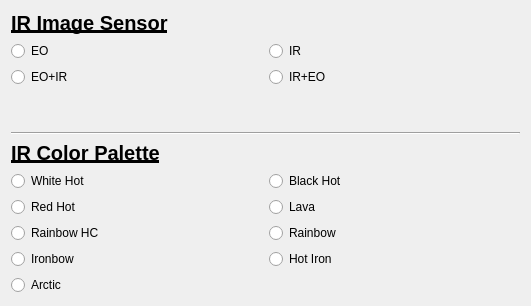
<?xml version="1.0" encoding="UTF-8"?>
<ui version="4.0">
 <class>Form</class>
 <widget class="QWidget" name="Form">
  <property name="geometry">
   <rect>
    <x>0</x>
    <y>0</y>
    <width>531</width>
    <height>306</height>
   </rect>
  </property>
  <property name="windowTitle">
   <string>IR 장비 설정</string>
  </property>
  <layout class="QGridLayout" name="gridLayout_4">
   <item row="0" column="0">
    <layout class="QGridLayout" name="gridLayout_3">
     <item row="2" column="0">
      <layout class="QGridLayout" name="gridLayout">
       <item row="1" column="1">
        <widget class="QRadioButton" name="radio_black_hot">
         <property name="text">
          <string>Black Hot</string>
         </property>
        </widget>
       </item>
       <item row="3" column="1">
        <widget class="QRadioButton" name="radio_rainbow">
         <property name="text">
          <string>Rainbow</string>
         </property>
        </widget>
       </item>
       <item row="4" column="1">
        <widget class="QRadioButton" name="radio_hot_iron">
         <property name="text">
          <string>Hot Iron</string>
         </property>
        </widget>
       </item>
       <item row="3" column="0">
        <widget class="QRadioButton" name="radio_rainbow_hc">
         <property name="text">
          <string>Rainbow HC</string>
         </property>
        </widget>
       </item>
       <item row="1" column="0">
        <widget class="QRadioButton" name="radio_white_hot">
         <property name="text">
          <string>White Hot</string>
         </property>
        </widget>
       </item>
       <item row="4" column="0">
        <widget class="QRadioButton" name="radio_ironbow">
         <property name="text">
          <string>Ironbow</string>
         </property>
        </widget>
       </item>
       <item row="2" column="1">
        <widget class="QRadioButton" name="radio_lava">
         <property name="text">
          <string>Lava</string>
         </property>
        </widget>
       </item>
       <item row="0" column="0">
        <widget class="QLabel" name="label_title_ir_color_palette">
         <property name="font">
          <font>
           <pointsize>15</pointsize>
           <bold>true</bold>
           <underline>true</underline>
          </font>
         </property>
         <property name="text">
          <string>IR Color Palette</string>
         </property>
        </widget>
       </item>
       <item row="2" column="0">
        <widget class="QRadioButton" name="radio_red_hot">
         <property name="text">
          <string>Red Hot</string>
         </property>
        </widget>
       </item>
       <item row="5" column="0">
        <widget class="QRadioButton" name="radio_arctic">
         <property name="text">
          <string>Arctic</string>
         </property>
        </widget>
       </item>
      </layout>
     </item>
     <item row="0" column="0">
      <layout class="QGridLayout" name="gridLayout_2">
       <item row="1" column="0">
        <widget class="QRadioButton" name="radio_eo">
         <property name="text">
          <string>EO</string>
         </property>
        </widget>
       </item>
       <item row="0" column="0">
        <widget class="QLabel" name="label_title_ir_sensor">
         <property name="font">
          <font>
           <pointsize>15</pointsize>
           <bold>true</bold>
           <underline>true</underline>
          </font>
         </property>
         <property name="text">
          <string>IR Image Sensor</string>
         </property>
        </widget>
       </item>
       <item row="2" column="0">
        <widget class="QRadioButton" name="radio_EO_IR">
         <property name="text">
          <string>EO+IR</string>
         </property>
        </widget>
       </item>
       <item row="2" column="1">
        <widget class="QRadioButton" name="radioButton_4">
         <property name="text">
          <string>IR+EO</string>
         </property>
        </widget>
       </item>
       <item row="1" column="1">
        <widget class="QRadioButton" name="radio_ir">
         <property name="text">
          <string>IR</string>
         </property>
        </widget>
       </item>
       <item row="3" column="0">
        <spacer name="verticalSpacer">
         <property name="orientation">
          <enum>Qt::Orientation::Vertical</enum>
         </property>
         <property name="sizeHint" stdset="0">
          <size>
           <width>20</width>
           <height>40</height>
          </size>
         </property>
        </spacer>
       </item>
      </layout>
     </item>
     <item row="1" column="0">
      <widget class="Line" name="line_3">
       <property name="orientation">
        <enum>Qt::Orientation::Horizontal</enum>
       </property>
      </widget>
     </item>
    </layout>
   </item>
  </layout>
 </widget>
 <resources/>
 <connections/>
</ui>
